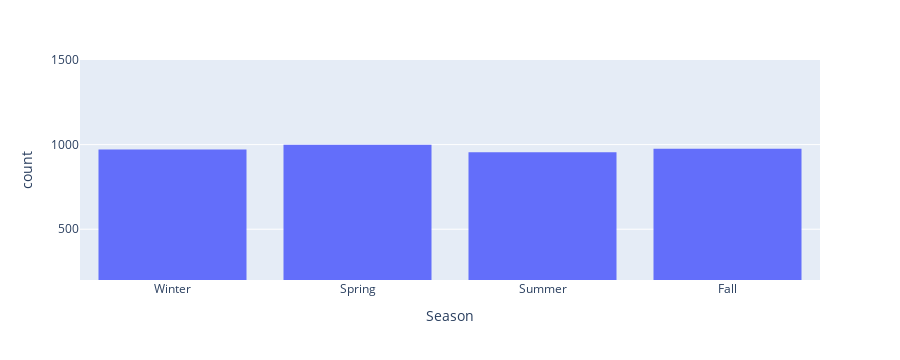

The cell this chart's notebook holds for it:
### Code cell
#Question 5) specific seasons or months where customer spending is significantly higher
fig = px.histogram(shop , x = 'Season' , range_y= [200 , 1500] ) #creates a histogram using Plotly Express (px) with the following configuration:
fig.show()

### Figure 1 — Plotly figure (JSON) as saved in the notebook; plotly's stock layout.template omitted (floating-point values rounded to 4 significant figures; data arrays with more than 128 entries replaced by an {"elided": "..."} marker saying what was removed)
{"data": [{"alignmentgroup": "True", "bingroup": "x", "hovertemplate": "Season=%{x}<br>count=%{y}<extra></extra>", "legendgroup": "", "marker": {"color": "#636efa", "pattern": {"shape": ""}}, "name": "", "offsetgroup": "", "orientation": "v", "showlegend": false, "type": "histogram", "x": {"elided": "3900 str values"}, "xaxis": "x", "yaxis": "y"}], "layout": {"autosize": true, "barmode": "relative", "height": 360, "legend": {"tracegroupgap": 0}, "margin": {"t": 60}, "xaxis": {"anchor": "y", "autorange": true, "domain": [0, 1], "range": [-0.5, 3.5], "title": {"text": "Season"}, "type": "category"}, "yaxis": {"anchor": "x", "domain": [0, 1], "range": [200, 1500], "title": {"text": "count"}}}}
